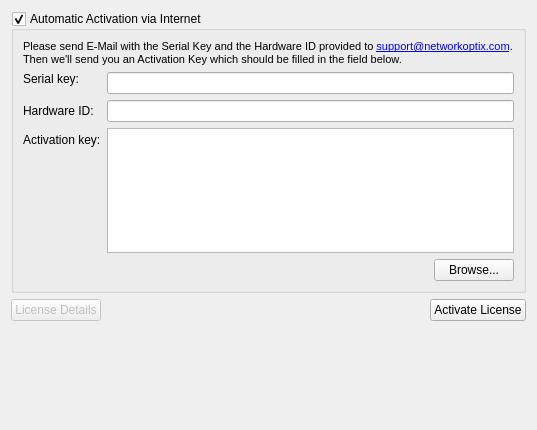
<?xml version="1.0" encoding="UTF-8"?>
<ui version="4.0">
 <class>LicenseWidget</class>
 <widget class="QWidget" name="LicenseWidget">
  <property name="geometry">
   <rect>
    <x>0</x>
    <y>0</y>
    <width>537</width>
    <height>430</height>
   </rect>
  </property>
  <property name="sizePolicy">
   <sizepolicy hsizetype="MinimumExpanding" vsizetype="MinimumExpanding">
    <horstretch>0</horstretch>
    <verstretch>0</verstretch>
   </sizepolicy>
  </property>
  <property name="windowTitle">
   <string>Activate your License Key</string>
  </property>
  <layout class="QVBoxLayout" name="verticalLayout_2">
   <item>
    <layout class="QVBoxLayout" name="verticalLayout">
     <item>
      <widget class="QGroupBox" name="licenseGoupBox">
       <property name="title">
        <string>Automatic Activation via Internet</string>
       </property>
       <property name="checkable">
        <bool>true</bool>
       </property>
       <layout class="QVBoxLayout" name="verticalLayout_3">
        <item>
         <widget class="QLabel" name="manualActivationInfoLabel">
          <property name="sizePolicy">
           <sizepolicy hsizetype="Preferred" vsizetype="Fixed">
            <horstretch>0</horstretch>
            <verstretch>0</verstretch>
           </sizepolicy>
          </property>
          <property name="text">
           <string>&lt;!DOCTYPE HTML PUBLIC &quot;-//W3C//DTD HTML 4.0//EN&quot; &quot;http://www.w3.org/TR/REC-html40/strict.dtd&quot;&gt;
&lt;html&gt;&lt;head&gt;&lt;meta name=&quot;qrichtext&quot; content=&quot;1&quot; /&gt;&lt;style type=&quot;text/css&quot;&gt;
p, li { white-space: pre-wrap; }
&lt;/style&gt;&lt;/head&gt;&lt;body style=&quot; font-family:'MS Shell Dlg 2'; font-size:8.25pt; font-weight:400; font-style:normal;&quot;&gt;
&lt;p style=&quot; margin-top:0px; margin-bottom:0px; margin-left:0px; margin-right:0px; -qt-block-indent:0; text-indent:0px;&quot;&gt;Please send E-Mail with the Serial Key and the Hardware ID provided to &lt;a href=&quot;mailto://support@networkoptix.com&quot;&gt;&lt;span style=&quot; text-decoration: underline; color:#0000ff;&quot;&gt;support@networkoptix.com&lt;/span&gt;&lt;/a&gt;. Then we'll send you an Activation Key which should be filled in the field below.&lt;/p&gt;&lt;/body&gt;&lt;/html&gt;</string>
          </property>
          <property name="textFormat">
           <enum>Qt::AutoText</enum>
          </property>
          <property name="wordWrap">
           <bool>true</bool>
          </property>
         </widget>
        </item>
        <item>
         <layout class="QFormLayout" name="formLayout_2">
          <property name="fieldGrowthPolicy">
           <enum>QFormLayout::AllNonFixedFieldsGrow</enum>
          </property>
          <item row="0" column="0">
           <widget class="QLabel" name="serialKeyLabel">
            <property name="sizePolicy">
             <sizepolicy hsizetype="Preferred" vsizetype="Fixed">
              <horstretch>0</horstretch>
              <verstretch>0</verstretch>
             </sizepolicy>
            </property>
            <property name="text">
             <string>Serial key:</string>
            </property>
            <property name="alignment">
             <set>Qt::AlignRight|Qt::AlignTrailing|Qt::AlignVCenter</set>
            </property>
            <property name="buddy">
             <cstring>serialKeyEdit</cstring>
            </property>
           </widget>
          </item>
          <item row="0" column="1">
           <widget class="QLineEdit" name="serialKeyEdit">
            <property name="sizePolicy">
             <sizepolicy hsizetype="MinimumExpanding" vsizetype="Fixed">
              <horstretch>0</horstretch>
              <verstretch>0</verstretch>
             </sizepolicy>
            </property>
           </widget>
          </item>
          <item row="1" column="0">
           <widget class="QLabel" name="hardwareIdLabel">
            <property name="text">
             <string>Hardware ID:</string>
            </property>
            <property name="buddy">
             <cstring>hardwareIdEdit</cstring>
            </property>
           </widget>
          </item>
          <item row="1" column="1">
           <widget class="QLineEdit" name="hardwareIdEdit">
            <property name="enabled">
             <bool>true</bool>
            </property>
            <property name="readOnly">
             <bool>true</bool>
            </property>
           </widget>
          </item>
          <item row="2" column="0">
           <widget class="QLabel" name="activationKeyLabel">
            <property name="text">
             <string>Activation key:</string>
            </property>
           </widget>
          </item>
          <item row="2" column="1">
           <widget class="QPlainTextEdit" name="activationKeyTextEdit">
            <property name="enabled">
             <bool>true</bool>
            </property>
            <property name="sizePolicy">
             <sizepolicy hsizetype="Expanding" vsizetype="Expanding">
              <horstretch>0</horstretch>
              <verstretch>0</verstretch>
             </sizepolicy>
            </property>
            <property name="maximumSize">
             <size>
              <width>16777215</width>
              <height>125</height>
             </size>
            </property>
            <property name="tabChangesFocus">
             <bool>true</bool>
            </property>
           </widget>
          </item>
          <item row="4" column="1">
           <layout class="QHBoxLayout" name="horizontalLayout_2">
            <item>
             <spacer name="horizontalSpacer_2">
              <property name="orientation">
               <enum>Qt::Horizontal</enum>
              </property>
              <property name="sizeHint" stdset="0">
               <size>
                <width>40</width>
                <height>20</height>
               </size>
              </property>
             </spacer>
            </item>
            <item>
             <widget class="QPushButton" name="browseLicenseFileButton">
              <property name="text">
               <string>Browse...</string>
              </property>
             </widget>
            </item>
           </layout>
          </item>
         </layout>
        </item>
       </layout>
      </widget>
     </item>
    </layout>
   </item>
   <item>
    <layout class="QHBoxLayout" name="horizontalLayout">
     <item>
      <widget class="QPushButton" name="licenseDetailsButton">
       <property name="enabled">
        <bool>false</bool>
       </property>
       <property name="text">
        <string>License Details</string>
       </property>
      </widget>
     </item>
     <item>
      <spacer name="horizontalSpacer">
       <property name="orientation">
        <enum>Qt::Horizontal</enum>
       </property>
       <property name="sizeHint" stdset="0">
        <size>
         <width>40</width>
         <height>20</height>
        </size>
       </property>
      </spacer>
     </item>
     <item>
      <widget class="QPushButton" name="activateLicenseButton">
       <property name="text">
        <string>Activate License</string>
       </property>
      </widget>
     </item>
    </layout>
   </item>
   <item>
    <spacer name="verticalSpacer">
     <property name="orientation">
      <enum>Qt::Vertical</enum>
     </property>
     <property name="sizeHint" stdset="0">
      <size>
       <width>20</width>
       <height>10</height>
      </size>
     </property>
    </spacer>
   </item>
  </layout>
 </widget>
 <resources/>
 <connections/>
</ui>
